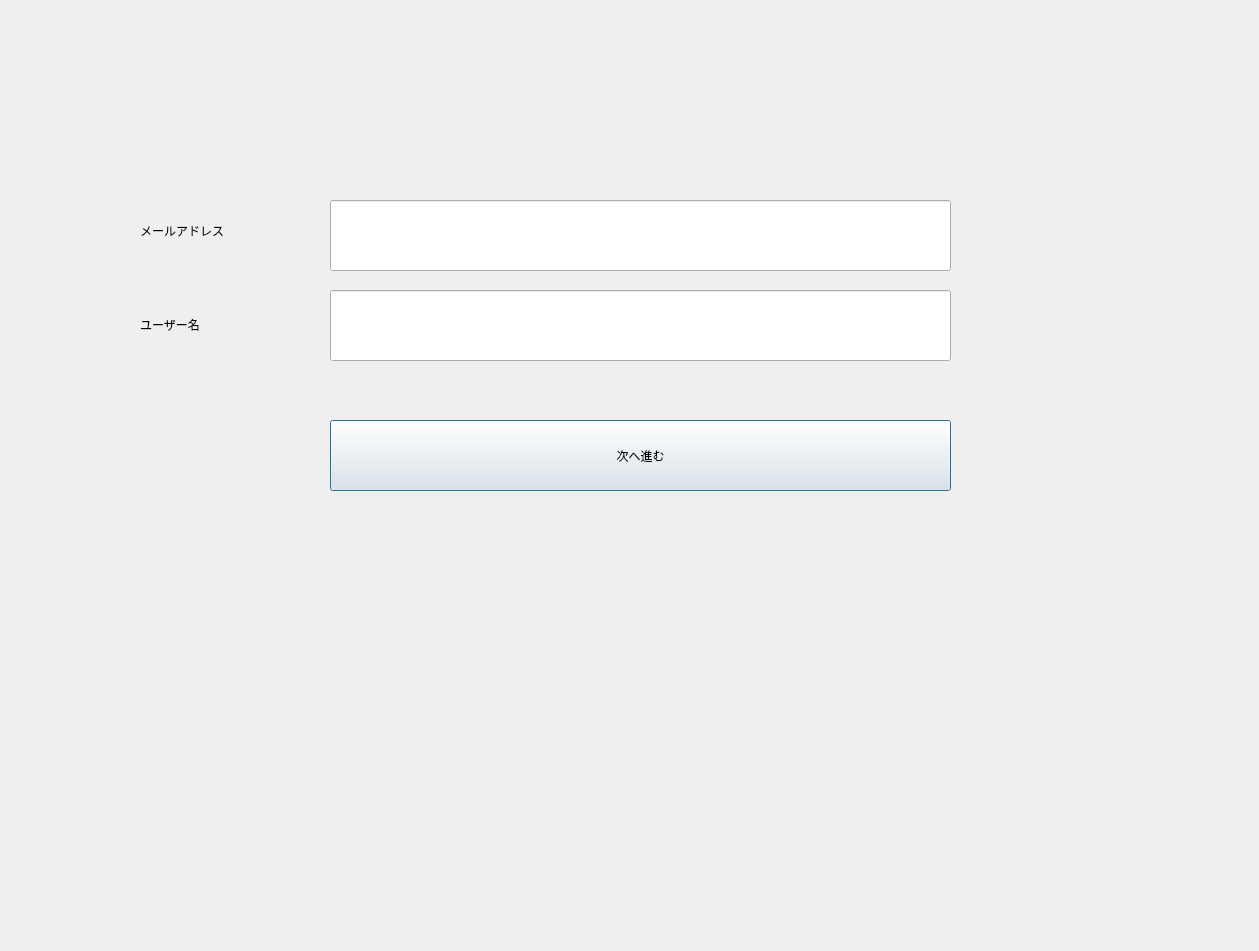
<?xml version="1.0" encoding="UTF-8"?>
<ui version="4.0">
 <class>Dialog</class>
 <widget class="QDialog" name="Dialog">
  <property name="geometry">
   <rect>
    <x>0</x>
    <y>0</y>
    <width>1259</width>
    <height>951</height>
   </rect>
  </property>
  <property name="windowTitle">
   <string>Dialog</string>
  </property>
  <widget class="QLabel" name="label">
   <property name="geometry">
    <rect>
     <x>140</x>
     <y>210</y>
     <width>261</width>
     <height>41</height>
    </rect>
   </property>
   <property name="text">
    <string>メールアドレス</string>
   </property>
  </widget>
  <widget class="QLineEdit" name="lineEdit_email">
   <property name="geometry">
    <rect>
     <x>330</x>
     <y>200</y>
     <width>621</width>
     <height>71</height>
    </rect>
   </property>
  </widget>
  <widget class="QLineEdit" name="lineEdit_name">
   <property name="geometry">
    <rect>
     <x>330</x>
     <y>290</y>
     <width>621</width>
     <height>71</height>
    </rect>
   </property>
  </widget>
  <widget class="QLabel" name="label_2">
   <property name="geometry">
    <rect>
     <x>140</x>
     <y>310</y>
     <width>124</width>
     <height>30</height>
    </rect>
   </property>
   <property name="text">
    <string>ユーザー名</string>
   </property>
  </widget>
  <widget class="QPushButton" name="pushButton">
   <property name="geometry">
    <rect>
     <x>330</x>
     <y>420</y>
     <width>621</width>
     <height>71</height>
    </rect>
   </property>
   <property name="text">
    <string>次へ進む</string>
   </property>
  </widget>
 </widget>
 <resources/>
 <connections/>
</ui>
